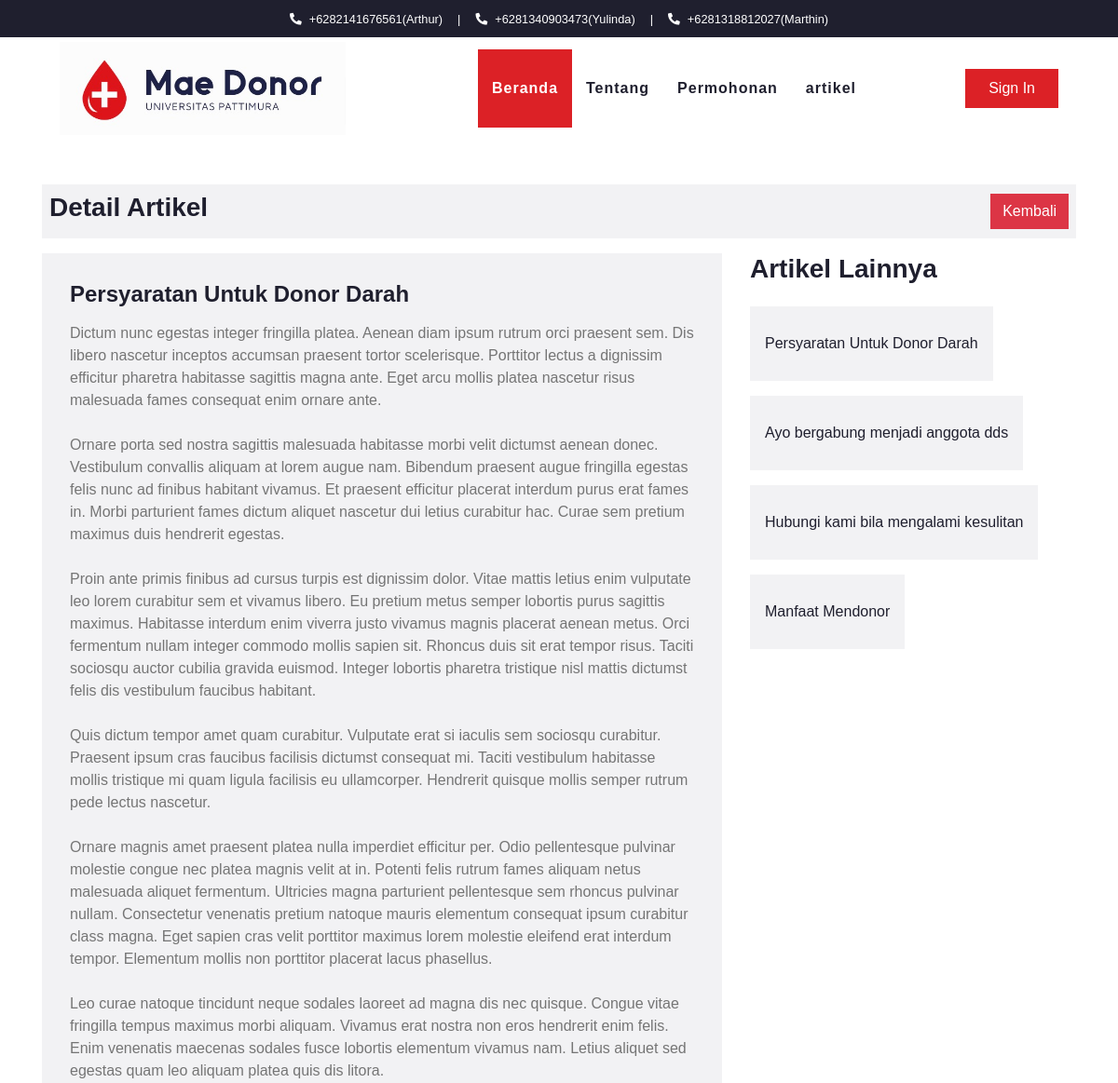
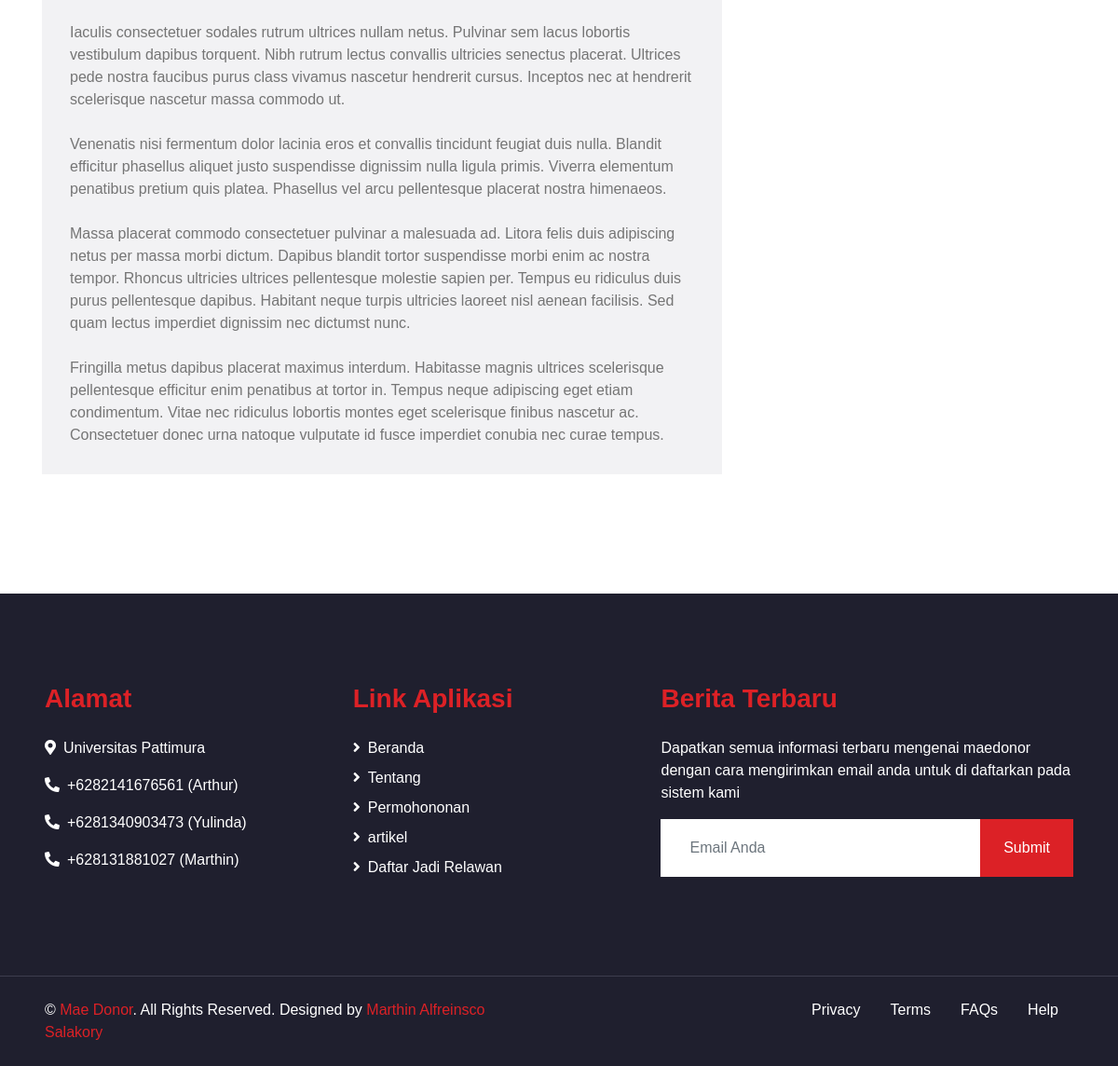
Page /detail_artikel.php?id=3 on the committed database (2 pictures, top to bottom).
### tables this page shows
CREATE TABLE `artikel` (
  `id` int(11) NOT NULL,
  `judul` varchar(255) NOT NULL,
  `isi` longtext NOT NULL,
  `tanggal` date NOT NULL,
  `status` varchar(255) DEFAULT '0',
  `title` varchar(255) DEFAULT NULL,
  `deskripsi` text
);

### function.php (called while the page is built, shortened)
<?php
function db_conn()
{
    $db_host = 'localhost';
    $db_user = 'root';
    $db_pass = '';
    $db_name = 'maedonor';
    return mysqli_connect($db_host, $db_user, $db_pass, $db_name);
}
function db_query($query)
{
    return mysqli_query(db_conn(), $query);
}
function db_findAll($table, $array = [])
{
    if (empty($array)) {
        return db_query("SELECT * FROM $table");
    }
}
function db_find($table, $where)
{
    foreach ($where as $key => $val) {
        if (isset($result)) {
            $result = $result . ' && ' . $key .  ' = \'' . $val . '\'';
        } else {
            $result = $key .  ' = \'' . $val . '\'';
        }
    }
    return db_query("SELECT * FROM `$table` WHERE $result")->fetch_object();
}

### detail_artikel.php (the view, shortened to what this page needs)
<?php include 'header.php'; ?>
<?php
if (!db_count('artikel', ['id' => $_GET['id']])) {
    redirectBack();
} else {
    $a = db_find('artikel', ['id' => $_GET['id']]);
}
?>
<div class="container py-5">
    <div class="row">
        <div class="col-12">
            <div class="bg-secondary mb-3 p-2 d-flex justify-content-between align-items-center">
                <h3>Detail Artikel</h3>
                <a href="semua_artikel.php" class="btn btn-danger">Kembali</a>
            </div>
        </div>
        <div class="col-lg-8">
            <div class="pb-3">
                <div class="bg-secondary mb-3" style="padding: 30px;">
                    <h4 class="font-weight-bold mb-3"><?= $a->judul; ?></h4>
                    <?= nl2br($a->isi); ?>
                </div>
            </div>
        </div>
        <div class="col-lg-4 mt-5 mt-lg-0">
            <div class="mb-5">
                <h3 class="mb-4">Artikel Lainnya</h3>
                <?php foreach (db_findAll('artikel')  as $artikel) : ?>
                    <div class="d-flex mb-3">
                        <a href="detail_artikel.php?id=<?= $artikel['id']; ?>" class="d-flex align-items-center bg-secondary text-dark text-decoration-none px-3" style="height: 80px;">
                            <?= $artikel['judul']; ?>
                        </a>
                    </div>
                <?php endforeach; ?>
            </div>
        </div>
    </div>
</div>
<?php include 'footer.php'; ?>

### rows in the picture
artikel: judul "Persyaratan Untuk Donor Darah", isi "Dictum nunc egestas integer fringilla platea. Aenean diam ipsum rutrum orci praesent sem. Dis libero nascetur inceptos accumsan praesent tortor scelerisque. Porttitor lectus a dignissim efficitur pharetra habitasse sagittis magna ante. Eget arcu mollis platea nascetur risus malesuada fames consequat enim ornare ante. Ornare porta sed nostra sagittis malesuada habitasse morbi velit dictumst aenean donec. Vestibulum convallis aliquam at lorem augue nam. Bibendum praesent augue fringilla egestas felis nunc ad finibus habitant vivamus. Et praesent efficitur placerat interdum purus erat fames in. Morbi parturient fames dictum aliquet nascetur dui letius curabitur hac. Curae sem pretium maximus…"
artikel: judul "Ayo bergabung menjadi anggota dds"
artikel: judul "Hubungi kami bila mengalami kesulitan"
artikel: judul "Manfaat Mendonor"
